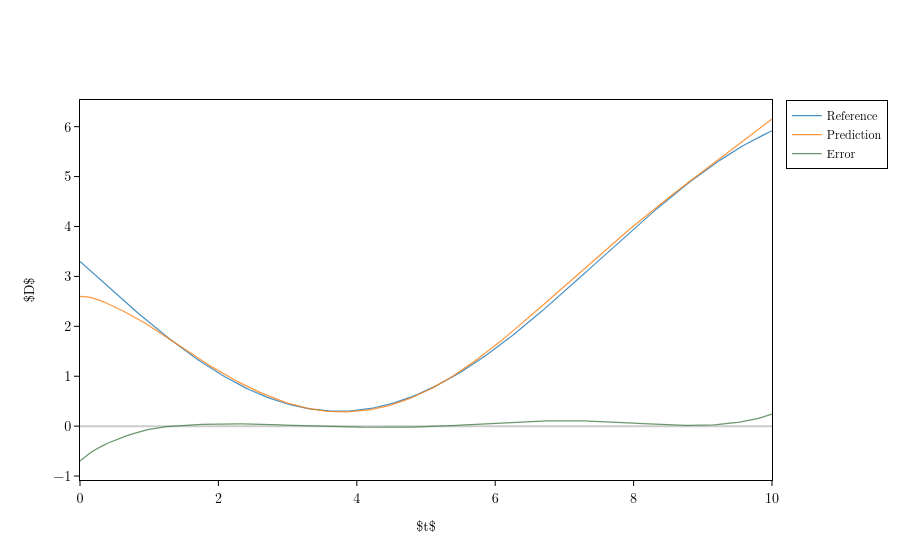

Source (notebook cell):
### Code cell
# Now we can check how good the D can be reconstructed. 
# We can plot the learned D(t) and compare it with the true 
# D(t) = 3 * (1.1 + sin(-0.42*t))
import numpy as np

model_D.to(qewton.cpu)

def true_D(t):
    return 3 * (1.1 + np.sin(-0.42*t))

layout = ode_pipeline.visualize(model_D.output_ports[0], reference=true_D)
qewton.viz.Figure(layout).show()

### Figure 1 — Plotly figure (JSON) as saved in the notebook; plotly's stock layout.template omitted (floating-point values rounded to 4 significant figures; data arrays with more than 128 entries replaced by an {"elided": "..."} marker saying what was removed)
{"data": [{"line": {"color": "#1f77b4", "width": 1.25}, "mode": "lines", "name": "Reference", "opacity": 0.8, "type": "scatter", "x": {"elided": "201 float values"}, "y": {"elided": "201 float values"}}, {"line": {"color": "#ff7f0e", "width": 1.25}, "mode": "lines", "name": "Prediction", "opacity": 0.8, "type": "scatter", "x": {"elided": "201 float values"}, "y": {"elided": "201 float values"}}, {"line": {"color": "#487d48", "width": 1.25}, "mode": "lines", "name": "Error", "opacity": 0.8, "type": "scatter", "x": {"elided": "201 float values"}, "y": {"elided": "201 float values"}}], "layout": {"font": {"color": "black", "family": "Latin Modern Roman, CMU Serif, Georgia, serif", "size": 12}, "legend": {"bgcolor": "white", "bordercolor": "black", "borderwidth": 1}, "paper_bgcolor": "white", "plot_bgcolor": "white", "scene": {"bgcolor": "white", "xaxis": {"backgroundcolor": "white", "gridcolor": "#cccccc", "linecolor": "black", "mirror": true, "showbackground": true, "showgrid": false, "showline": true, "tickcolor": "black", "tickfont": {"color": "black", "size": 14}, "ticks": "outside", "title": {"font": {"color": "black", "size": 14}}, "zerolinecolor": "#cccccc"}, "yaxis": {"backgroundcolor": "white", "gridcolor": "#cccccc", "linecolor": "black", "mirror": true, "showbackground": true, "showgrid": false, "showline": true, "tickcolor": "black", "tickfont": {"color": "black", "size": 14}, "ticks": "outside", "title": {"font": {"color": "black", "size": 14}}, "zerolinecolor": "#cccccc"}, "zaxis": {"backgroundcolor": "white", "gridcolor": "#cccccc", "linecolor": "black", "mirror": true, "showbackground": true, "showgrid": false, "showline": true, "tickcolor": "black", "tickfont": {"color": "black", "size": 14}, "ticks": "outside", "title": {"font": {"color": "black", "size": 14}}, "zerolinecolor": "#cccccc"}}, "showlegend": true, "title": {"font": {"color": "black", "size": 20}}, "uirevision": true, "xaxis": {"gridcolor": "#cccccc", "linecolor": "black", "mirror": true, "showgrid": false, "showline": true, "tickcolor": "black", "tickfont": {"color": "black", "size": 14}, "ticks": "outside", "title": {"text": "$t$"}, "type": "linear", "zerolinecolor": "#cccccc"}, "yaxis": {"gridcolor": "#cccccc", "linecolor": "black", "mirror": true, "showgrid": false, "showline": true, "tickcolor": "black", "tickfont": {"color": "black", "size": 14}, "ticks": "outside", "title": {"text": "$D$"}, "type": "linear", "zerolinecolor": "#cccccc"}}}
